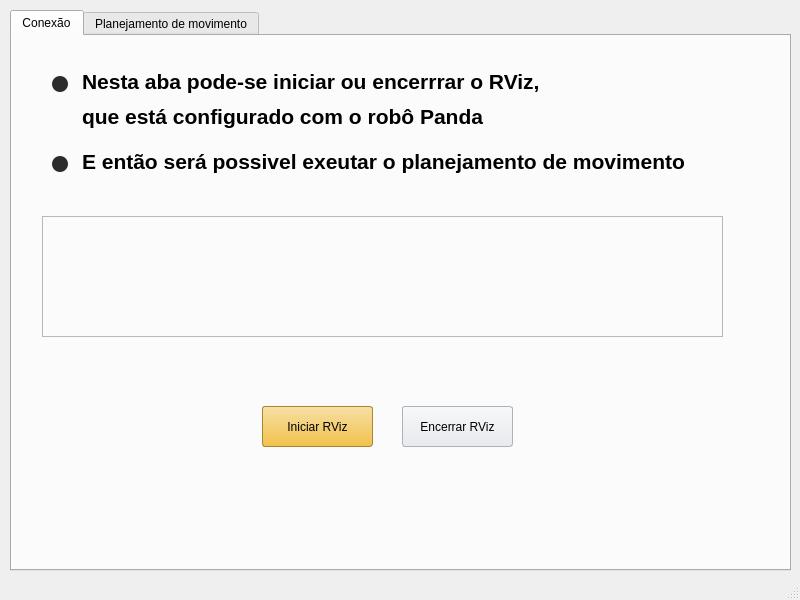
<?xml version="1.0" encoding="UTF-8"?>
<ui version="4.0">
 <class>MainWindow</class>
 <widget class="QMainWindow" name="MainWindow">
  <property name="geometry">
   <rect>
    <x>0</x>
    <y>0</y>
    <width>800</width>
    <height>600</height>
   </rect>
  </property>
  <property name="minimumSize">
   <size>
    <width>800</width>
    <height>600</height>
   </size>
  </property>
  <property name="maximumSize">
   <size>
    <width>800</width>
    <height>600</height>
   </size>
  </property>
  <property name="windowTitle">
   <string>MainWindow</string>
  </property>
  <widget class="QWidget" name="centralwidget">
   <widget class="QTabWidget" name="tabWidget">
    <property name="geometry">
     <rect>
      <x>10</x>
      <y>10</y>
      <width>781</width>
      <height>561</height>
     </rect>
    </property>
    <property name="currentIndex">
     <number>0</number>
    </property>
    <widget class="QWidget" name="tela1">
     <property name="toolTip">
      <string>&lt;html&gt;&lt;head/&gt;&lt;body&gt;&lt;p&gt;&lt;br/&gt;&lt;/p&gt;&lt;p&gt;&lt;br/&gt;&lt;/p&gt;&lt;/body&gt;&lt;/html&gt;</string>
     </property>
     <attribute name="title">
      <string>Conexão</string>
     </attribute>
     <widget class="QPushButton" name="pushButton_4">
      <property name="geometry">
       <rect>
        <x>250</x>
        <y>370</y>
        <width>111</width>
        <height>41</height>
       </rect>
      </property>
      <property name="styleSheet">
       <string notr="true">box-shadow: 0 1px 0 #f0c14b;
border:  1px solid #a88734 #9c7e31 #846a29;;
border-radius: 3px;
background-color: qlineargradient(spread:pad, x1:0.514, y1:0, x2:0.514, y2:1, stop:0 #f7dfa5, stop:1 #f0c14b);</string>
      </property>
      <property name="text">
       <string>Iniciar RViz</string>
      </property>
     </widget>
     <widget class="QPushButton" name="pushButton_5">
      <property name="geometry">
       <rect>
        <x>390</x>
        <y>370</y>
        <width>111</width>
        <height>41</height>
       </rect>
      </property>
      <property name="styleSheet">
       <string notr="true">box-shadow: 0 1px 0 rgba(255,255,255,.6);
border:  1px solid #adb1b8 #a2a6ac #8d9096;
border-radius: 3px;
background-color: qlineargradient(spread:pad, x1:0.514, y1:0, x2:0.514, y2:1, stop:0 #f7f8fa, stop:1 #e7e9ec);</string>
      </property>
      <property name="text">
       <string>Encerrar RViz</string>
      </property>
     </widget>
     <widget class="QFrame" name="Monitor">
      <property name="geometry">
       <rect>
        <x>30</x>
        <y>180</y>
        <width>681</width>
        <height>121</height>
       </rect>
      </property>
      <property name="frameShape">
       <enum>QFrame::StyledPanel</enum>
      </property>
      <property name="frameShadow">
       <enum>QFrame::Raised</enum>
      </property>
      <widget class="QLabel" name="label">
       <property name="geometry">
        <rect>
         <x>20</x>
         <y>20</y>
         <width>311</width>
         <height>71</height>
        </rect>
       </property>
       <property name="text">
        <string/>
       </property>
      </widget>
     </widget>
     <widget class="QLabel" name="label_2">
      <property name="geometry">
       <rect>
        <x>70</x>
        <y>30</y>
        <width>471</width>
        <height>31</height>
       </rect>
      </property>
      <property name="font">
       <font>
        <pointsize>16</pointsize>
        <weight>75</weight>
        <bold>true</bold>
       </font>
      </property>
      <property name="text">
       <string>Nesta aba pode-se iniciar ou encerrrar o RViz,</string>
      </property>
     </widget>
     <widget class="QLabel" name="label_3">
      <property name="geometry">
       <rect>
        <x>70</x>
        <y>60</y>
        <width>441</width>
        <height>41</height>
       </rect>
      </property>
      <property name="font">
       <font>
        <pointsize>16</pointsize>
        <weight>75</weight>
        <bold>true</bold>
       </font>
      </property>
      <property name="text">
       <string>que está configurado com o robô Panda</string>
      </property>
     </widget>
     <widget class="QLabel" name="label_4">
      <property name="geometry">
       <rect>
        <x>70</x>
        <y>110</y>
        <width>611</width>
        <height>31</height>
       </rect>
      </property>
      <property name="font">
       <font>
        <pointsize>16</pointsize>
        <weight>75</weight>
        <bold>true</bold>
       </font>
      </property>
      <property name="text">
       <string>E então será possivel exeutar o planejamento de movimento</string>
      </property>
     </widget>
     <widget class="QWidget" name="widget" native="true">
      <property name="geometry">
       <rect>
        <x>40</x>
        <y>40</y>
        <width>16</width>
        <height>16</height>
       </rect>
      </property>
      <property name="styleSheet">
       <string notr="true">background-color: rgb(44, 44, 44);
border-radius: 8px;</string>
      </property>
     </widget>
     <widget class="QWidget" name="widget_2" native="true">
      <property name="geometry">
       <rect>
        <x>40</x>
        <y>120</y>
        <width>16</width>
        <height>16</height>
       </rect>
      </property>
      <property name="styleSheet">
       <string notr="true">background-color: rgb(44, 44, 44);
border-radius: 8px;</string>
      </property>
     </widget>
    </widget>
    <widget class="QWidget" name="tela2">
     <attribute name="title">
      <string>Planejamento de movimento</string>
     </attribute>
     <widget class="QFrame" name="frame_2">
      <property name="geometry">
       <rect>
        <x>310</x>
        <y>10</y>
        <width>461</width>
        <height>511</height>
       </rect>
      </property>
      <property name="frameShape">
       <enum>QFrame::StyledPanel</enum>
      </property>
      <property name="frameShadow">
       <enum>QFrame::Raised</enum>
      </property>
     </widget>
     <widget class="QTabWidget" name="tabWidget_2">
      <property name="geometry">
       <rect>
        <x>10</x>
        <y>10</y>
        <width>291</width>
        <height>511</height>
       </rect>
      </property>
      <property name="currentIndex">
       <number>0</number>
      </property>
      <widget class="QWidget" name="tab">
       <attribute name="title">
        <string>Posição cartesiana</string>
       </attribute>
       <widget class="QWidget" name="verticalLayoutWidget_2">
        <property name="geometry">
         <rect>
          <x>20</x>
          <y>40</y>
          <width>241</width>
          <height>311</height>
         </rect>
        </property>
        <layout class="QVBoxLayout" name="verticalLayout_3">
         <item>
          <layout class="QHBoxLayout" name="horizontalLayout_16">
           <item>
            <widget class="QLabel" name="label_18">
             <property name="text">
              <string>Valor de X</string>
             </property>
             <property name="alignment">
              <set>Qt::AlignCenter</set>
             </property>
            </widget>
           </item>
           <item>
            <widget class="QLineEdit" name="lineEdit_17"/>
           </item>
          </layout>
         </item>
         <item>
          <layout class="QHBoxLayout" name="horizontalLayout_10">
           <item>
            <widget class="QLabel" name="label_12">
             <property name="text">
              <string>Valor de Y</string>
             </property>
             <property name="alignment">
              <set>Qt::AlignCenter</set>
             </property>
            </widget>
           </item>
           <item>
            <widget class="QLineEdit" name="lineEdit_11"/>
           </item>
          </layout>
         </item>
         <item>
          <layout class="QHBoxLayout" name="horizontalLayout_17">
           <item>
            <widget class="QLabel" name="label_19">
             <property name="text">
              <string>Valor de Z</string>
             </property>
             <property name="alignment">
              <set>Qt::AlignCenter</set>
             </property>
            </widget>
           </item>
           <item>
            <widget class="QLineEdit" name="lineEdit_18"/>
           </item>
          </layout>
         </item>
         <item>
          <layout class="QHBoxLayout" name="horizontalLayout_18">
           <item>
            <widget class="QLabel" name="label_20">
             <property name="text">
              <string>Orientação</string>
             </property>
             <property name="alignment">
              <set>Qt::AlignCenter</set>
             </property>
            </widget>
           </item>
           <item>
            <widget class="QLineEdit" name="lineEdit_19"/>
           </item>
          </layout>
         </item>
        </layout>
       </widget>
       <widget class="QPushButton" name="pushButton_2">
        <property name="geometry">
         <rect>
          <x>80</x>
          <y>400</y>
          <width>111</width>
          <height>41</height>
         </rect>
        </property>
        <property name="text">
         <string>Executar</string>
        </property>
       </widget>
      </widget>
      <widget class="QWidget" name="tab_2">
       <attribute name="title">
        <string>Juntas</string>
       </attribute>
       <widget class="QWidget" name="verticalLayoutWidget">
        <property name="geometry">
         <rect>
          <x>20</x>
          <y>40</y>
          <width>241</width>
          <height>311</height>
         </rect>
        </property>
        <layout class="QVBoxLayout" name="verticalLayout_2">
         <item>
          <layout class="QHBoxLayout" name="horizontalLayout_11">
           <item>
            <widget class="QLabel" name="label_13">
             <property name="text">
              <string>Joint 1</string>
             </property>
             <property name="alignment">
              <set>Qt::AlignCenter</set>
             </property>
            </widget>
           </item>
           <item>
            <widget class="QLineEdit" name="lineEdit_12"/>
           </item>
          </layout>
         </item>
         <item>
          <layout class="QHBoxLayout" name="horizontalLayout_8">
           <item>
            <widget class="QLabel" name="label_10">
             <property name="text">
              <string>Joint 2</string>
             </property>
             <property name="alignment">
              <set>Qt::AlignCenter</set>
             </property>
            </widget>
           </item>
           <item>
            <widget class="QLineEdit" name="lineEdit_9"/>
           </item>
          </layout>
         </item>
         <item>
          <layout class="QHBoxLayout" name="horizontalLayout_9">
           <item>
            <widget class="QLabel" name="label_11">
             <property name="text">
              <string>Joint 3</string>
             </property>
             <property name="alignment">
              <set>Qt::AlignCenter</set>
             </property>
            </widget>
           </item>
           <item>
            <widget class="QLineEdit" name="lineEdit_10"/>
           </item>
          </layout>
         </item>
         <item>
          <layout class="QHBoxLayout" name="horizontalLayout_15">
           <item>
            <widget class="QLabel" name="label_17">
             <property name="text">
              <string>Joint 4</string>
             </property>
             <property name="alignment">
              <set>Qt::AlignCenter</set>
             </property>
            </widget>
           </item>
           <item>
            <widget class="QLineEdit" name="lineEdit_16"/>
           </item>
          </layout>
         </item>
         <item>
          <layout class="QHBoxLayout" name="horizontalLayout_12">
           <item>
            <widget class="QLabel" name="label_14">
             <property name="text">
              <string>Joint 5</string>
             </property>
             <property name="alignment">
              <set>Qt::AlignCenter</set>
             </property>
            </widget>
           </item>
           <item>
            <widget class="QLineEdit" name="lineEdit_13"/>
           </item>
          </layout>
         </item>
         <item>
          <layout class="QHBoxLayout" name="horizontalLayout_14">
           <item>
            <widget class="QLabel" name="label_16">
             <property name="text">
              <string>Joint 6</string>
             </property>
             <property name="alignment">
              <set>Qt::AlignCenter</set>
             </property>
            </widget>
           </item>
           <item>
            <widget class="QLineEdit" name="lineEdit_15"/>
           </item>
          </layout>
         </item>
         <item>
          <layout class="QHBoxLayout" name="horizontalLayout_13">
           <item>
            <widget class="QLabel" name="label_15">
             <property name="text">
              <string>Joint 7</string>
             </property>
             <property name="alignment">
              <set>Qt::AlignCenter</set>
             </property>
            </widget>
           </item>
           <item>
            <widget class="QLineEdit" name="lineEdit_14"/>
           </item>
          </layout>
         </item>
        </layout>
       </widget>
       <widget class="QPushButton" name="pushButton">
        <property name="geometry">
         <rect>
          <x>80</x>
          <y>400</y>
          <width>111</width>
          <height>41</height>
         </rect>
        </property>
        <property name="text">
         <string>Executar</string>
        </property>
       </widget>
      </widget>
     </widget>
    </widget>
   </widget>
  </widget>
  <widget class="QMenuBar" name="menubar">
   <property name="geometry">
    <rect>
     <x>0</x>
     <y>0</y>
     <width>800</width>
     <height>25</height>
    </rect>
   </property>
  </widget>
  <widget class="QStatusBar" name="statusbar"/>
 </widget>
 <resources/>
 <connections/>
</ui>
